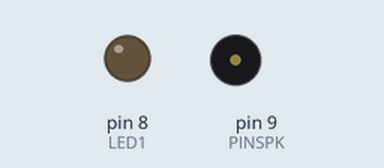
This sketch was run on a simulated Arduino Uno, built with avr-gcc and run on an emulated ATmega328P. Parts: output pins drawn as LEDs (lit = HIGH), buzzer (waves = sounding).

Above: at 0.4 s.
At 2.84 s:
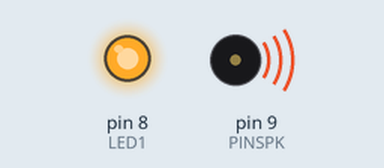
Timing chart, 0 to 3.1 s (numbered marks = the images above):
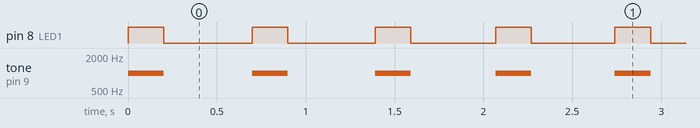

Measured:
- by itself, pin 8 (LED1): repeats every 0.70 s: LOW 0.50 s, HIGH 0.20 s, until it stays HIGH from 22.8 s
- by itself, tone on pin 9 (PINSPK): repeats every 0.70 s: silent 0.50 s, 1000 Hz 0.20 s, until it stays 1000 Hz from 22.8 s

The sketch:

bomb_with_LED.ino
```cpp
/* This program beeps the buzzer using our funtion,
 * and counts down the way a bomb would. It will also flatline if
 * timeDelay is smaller than 1. Includes code for LED flash
 */
//initialize variables
const int PINSPK = 9;
const int LED1 = 8;
int timeDelay = 500;

void setup() {
  //setup code
  pinMode(PINSPK, OUTPUT);
  pinMode(LED1, OUTPUT);
}

void loop() {
  if (timeDelay <= 1){ //if timeDelay is less than one, play a tone
    tone(PINSPK, 1000);
    digitalWrite(LED1, HIGH);
  }
  else
  {
  playTone(timeDelay, 1000); // play beep
  timeDelay = timeDelay - 10; //subtract from the delay
  }
}

//this code will beep the buzzer and flash an LED
void playTone(int a,int b) {
  tone(PINSPK, b);
  digitalWrite(LED1, HIGH);
  delay(200);
  noTone(PINSPK);
  digitalWrite(LED1, LOW);
  delay(a);
}
```
